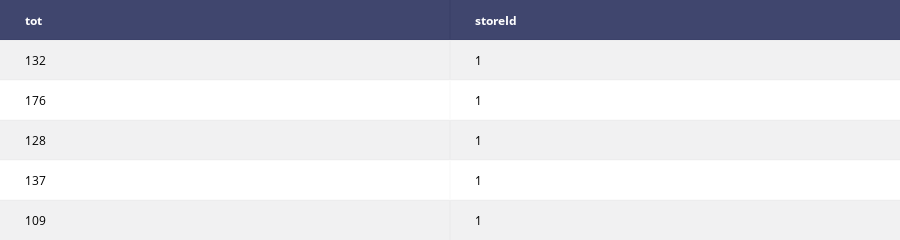

The code cell stored with this chart in its notebook:
### Code cell
# view the dataset using plotly for good visualization
df = ff.create_table(storeOne.head())
offline.iplot(df)

### Figure 1 — Plotly figure (JSON) as saved in the notebook; plotly's stock layout.template omitted (floating-point values rounded to 4 significant figures)
{"data": [{"colorscale": [[0, "#00083e"], [0.5, "#ededee"], [1, "#ffffff"]], "hoverinfo": "none", "opacity": 0.75, "showscale": false, "type": "heatmap", "uid": "0aaac1b4-53d7-11e9-91b0-432f2a07f9fc", "z": [[0, 0], [0.5, 0.5], [1, 1], [0.5, 0.5], [1, 1], [0.5, 0.5]]}], "layout": {"annotations": [{"align": "left", "font": {"color": "#ffffff"}, "showarrow": false, "text": "<b>tot</b>", "x": -0.45, "xanchor": "left", "xref": "x", "y": 0, "yref": "y"}, {"align": "left", "font": {"color": "#ffffff"}, "showarrow": false, "text": "<b>storeId</b>", "x": 0.55, "xanchor": "left", "xref": "x", "y": 0, "yref": "y"}, {"align": "left", "font": {"color": "#000000"}, "showarrow": false, "text": "132", "x": -0.45, "xanchor": "left", "xref": "x", "y": 1, "yref": "y"}, {"align": "left", "font": {"color": "#000000"}, "showarrow": false, "text": "1", "x": 0.55, "xanchor": "left", "xref": "x", "y": 1, "yref": "y"}, {"align": "left", "font": {"color": "#000000"}, "showarrow": false, "text": "176", "x": -0.45, "xanchor": "left", "xref": "x", "y": 2, "yref": "y"}, {"align": "left", "font": {"color": "#000000"}, "showarrow": false, "text": "1", "x": 0.55, "xanchor": "left", "xref": "x", "y": 2, "yref": "y"}, {"align": "left", "font": {"color": "#000000"}, "showarrow": false, "text": "128", "x": -0.45, "xanchor": "left", "xref": "x", "y": 3, "yref": "y"}, {"align": "left", "font": {"color": "#000000"}, "showarrow": false, "text": "1", "x": 0.55, "xanchor": "left", "xref": "x", "y": 3, "yref": "y"}, {"align": "left", "font": {"color": "#000000"}, "showarrow": false, "text": "137", "x": -0.45, "xanchor": "left", "xref": "x", "y": 4, "yref": "y"}, {"align": "left", "font": {"color": "#000000"}, "showarrow": false, "text": "1", "x": 0.55, "xanchor": "left", "xref": "x", "y": 4, "yref": "y"}, {"align": "left", "font": {"color": "#000000"}, "showarrow": false, "text": "109", "x": -0.45, "xanchor": "left", "xref": "x", "y": 5, "yref": "y"}, {"align": "left", "font": {"color": "#000000"}, "showarrow": false, "text": "1", "x": 0.55, "xanchor": "left", "xref": "x", "y": 5, "yref": "y"}], "height": 230, "margin": {"b": 0, "l": 0, "r": 0, "t": 0}, "xaxis": {"dtick": 1, "gridwidth": 2, "showticklabels": false, "tick0": -0.5, "ticks": "", "zeroline": false}, "yaxis": {"autorange": "reversed", "dtick": 1, "gridwidth": 2, "showticklabels": false, "tick0": 0.5, "ticks": "", "zeroline": false}}}
